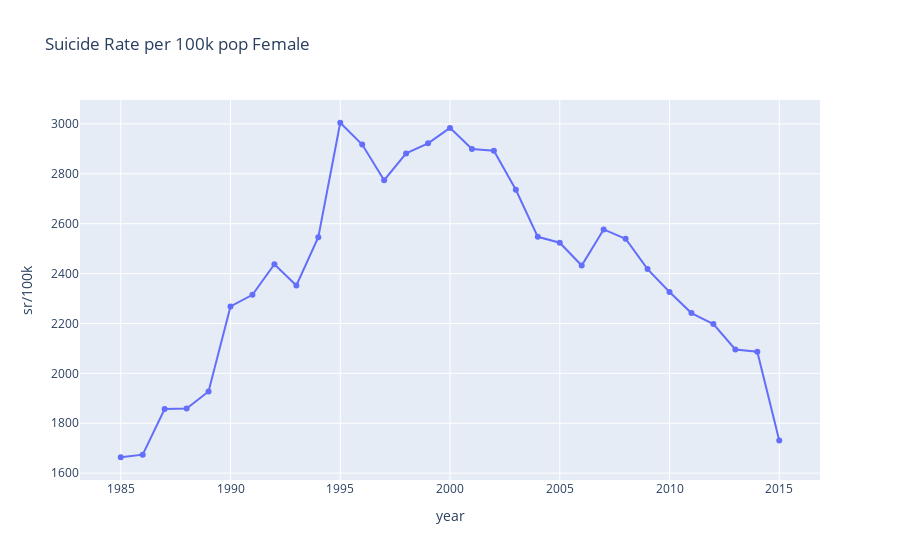

The code cell stored with this chart in its notebook:
### Code cell
#Plot Suicide rate per 100k pop Female
df = fe.sort_values("year")[:31]
fig = px.line(df, x="year", y="sr/100k", title='Suicide Rate per 100k pop Female', markers=True)

fig.show()

#py.plot(fig, filename = 'Suicide Rate per 100k pop Female', auto_open = False)

### Figure 1 — Plotly figure (JSON) as saved in the notebook; plotly's stock layout.template omitted (floating-point values rounded to 4 significant figures)
{"data": [{"hovertemplate": "year=%{x}<br>sr/100k=%{y}<extra></extra>", "legendgroup": "", "line": {"color": "#636efa", "dash": "solid"}, "marker": {"symbol": "circle"}, "mode": "lines+markers", "name": "", "orientation": "v", "showlegend": false, "type": "scatter", "x": [1985, 1986, 1987, 1988, 1989, 1990, 1991, 1992, 1993, 1994, 1995, 1996, 1997, 1998, 1999, 2000, 2001, 2002, 2003, 2004, 2005, 2006, 2007, 2008, 2009, 2010, 2011, 2012, 2013, 2014, 2015], "xaxis": "x", "y": [1664.0, 1674.0, 1857.0, 1859.0, 1927.0, 2268.0, 2315.0, 2437.0, 2352.0, 2546.0, 3005.0, 2917.0, 2774.0, 2882.0, 2922.0, 2984.0, 2900.0, 2893.0, 2736.0, 2547.0, 2524.0, 2432.0, 2577.0, 2540.0, 2418.0, 2326.0, 2242.0, 2198.0, 2096.0, 2087.0, 1731.0], "yaxis": "y"}], "layout": {"legend": {"tracegroupgap": 0}, "title": {"text": "Suicide Rate per 100k pop Female"}, "xaxis": {"anchor": "y", "domain": [0, 1], "title": {"text": "year"}}, "yaxis": {"anchor": "x", "domain": [0, 1], "title": {"text": "sr/100k"}}}}
